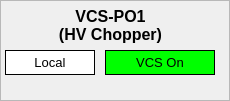
  <widget class="QFrame" name="frame_3" >
   <property name="geometry" >
    <rect>
     <x>171</x>
     <y>396</y>
     <width>230</width>
     <height>101</height>
    </rect>
   </property>
   <property name="frameShape" >
    <enum>QFrame::StyledPanel</enum>
   </property>
   <property name="frameShadow" >
    <enum>QFrame::Raised</enum>
   </property>
   <widget class="QLabel" name="lbVCSP01" >
    <property name="geometry" >
     <rect>
      <x>-5</x>
      <y>5</y>
      <width>231</width>
      <height>41</height>
     </rect>
    </property>
    <property name="font" >
     <font>
      <pointsize>12</pointsize>
      <weight>75</weight>
      <bold>true</bold>
     </font>
    </property>
    <property name="frameShape" >
     <enum>QFrame::NoFrame</enum>
    </property>
    <property name="frameShadow" >
     <enum>QFrame::Raised</enum>
    </property>
    <property name="text" >
     <string>VCS-PO1
(HV Chopper)</string>
    </property>
    <property name="alignment" >
     <set>Qt::AlignCenter</set>
    </property>
   </widget>
   <widget class="CALabel" name="calbVCSP01_1" >
    <property name="geometry" >
     <rect>
      <x>5</x>
      <y>50</y>
      <width>90</width>
      <height>25</height>
     </rect>
    </property>
    <property name="palette" >
     <palette>
      <active>
       <colorrole role="Window" >
        <brush brushstyle="SolidPattern" >
         <color alpha="255" >
          <red>255</red>
          <green>255</green>
          <blue>255</blue>
         </color>
        </brush>
       </colorrole>
      </active>
      <inactive>
       <colorrole role="Window" >
        <brush brushstyle="SolidPattern" >
         <color alpha="255" >
          <red>255</red>
          <green>255</green>
          <blue>255</blue>
         </color>
        </brush>
       </colorrole>
      </inactive>
      <disabled>
       <colorrole role="Window" >
        <brush brushstyle="SolidPattern" >
         <color alpha="255" >
          <red>239</red>
          <green>239</green>
          <blue>239</blue>
         </color>
        </brush>
       </colorrole>
      </disabled>
     </palette>
    </property>
    <property name="font" >
     <font>
      <pointsize>10</pointsize>
     </font>
    </property>
    <property name="autoFillBackground" >
     <bool>true</bool>
    </property>
    <property name="frameShape" >
     <enum>QFrame::Box</enum>
    </property>
    <property name="text" >
     <string>Local</string>
    </property>
    <property name="alignment" >
     <set>Qt::AlignCenter</set>
    </property>
    <property name="pvname" >
     <string>EC1_PCPS_STAT_VCS01REM</string>
    </property>
    <property name="cmode" stdset="0" >
     <enum>CALabel::Alarm</enum>
    </property>
    <property name="fillcol" stdset="0" >
     <color>
      <red>255</red>
      <green>255</green>
      <blue>255</blue>
     </color>
    </property>
    <property name="ttdmode" stdset="0" >
     <enum>CALabel::Show</enum>
    </property>
    <property name="truelabel" >
     <string>Local</string>
    </property>
    <property name="falselabel" >
     <string>Local</string>
    </property>
    <property name="dbrequest" stdset="0" >
     <enum>CALabel::DBRGSTR</enum>
    </property>
   </widget>
   <widget class="CALabel" name="calbVCSP01_4" >
    <property name="geometry" >
     <rect>
      <x>105</x>
      <y>50</y>
      <width>110</width>
      <height>25</height>
     </rect>
    </property>
    <property name="palette" >
     <palette>
      <active>
       <colorrole role="Window" >
        <brush brushstyle="SolidPattern" >
         <color alpha="255" >
          <red>0</red>
          <green>255</green>
          <blue>0</blue>
         </color>
        </brush>
       </colorrole>
      </active>
      <inactive>
       <colorrole role="Window" >
        <brush brushstyle="SolidPattern" >
         <color alpha="255" >
          <red>0</red>
          <green>255</green>
          <blue>0</blue>
         </color>
        </brush>
       </colorrole>
      </inactive>
      <disabled>
       <colorrole role="Window" >
        <brush brushstyle="SolidPattern" >
         <color alpha="255" >
          <red>239</red>
          <green>239</green>
          <blue>239</blue>
         </color>
        </brush>
       </colorrole>
      </disabled>
     </palette>
    </property>
    <property name="font" >
     <font>
      <pointsize>10</pointsize>
     </font>
    </property>
    <property name="autoFillBackground" >
     <bool>true</bool>
    </property>
    <property name="frameShape" >
     <enum>QFrame::Box</enum>
    </property>
    <property name="text" >
     <string>VCS On</string>
    </property>
    <property name="alignment" >
     <set>Qt::AlignCenter</set>
    </property>
    <property name="pvname" >
     <string>EC1_PCPS_STAT_VCS01ON</string>
    </property>
    <property name="cmode" stdset="0" >
     <enum>CALabel::Alarm</enum>
    </property>
    <property name="fillcol" stdset="0" >
     <color>
      <red>0</red>
      <green>255</green>
      <blue>0</blue>
     </color>
    </property>
    <property name="truelabel" >
     <string>VCS On</string>
    </property>
    <property name="falselabel" >
     <string>VCS Off</string>
    </property>
    <property name="dbrequest" stdset="0" >
     <enum>CALabel::DBRGDBL</enum>
    </property>
   </widget>
  </widget>
